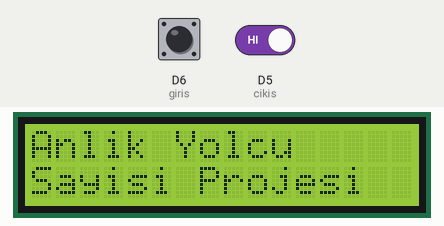
This sketch was run on a simulated ESP8266 (NodeMCU). On the bench: 16×2 character LCD. Inputs (shaded band) come from the test bench; at power-on: D6 (giris) HIGH, D5 (cikis) HIGH. WiFi joins after 1.5 s; servers stay silent unless stated.

Above: at 3.2 s.
3.3 s: D6 (giris) driven LOW
At 4.9 s:
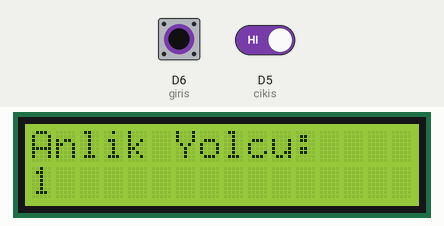
7.3 s: D5 (cikis) driven LOW
11.3 s: D6 (giris) driven HIGH
At 15.0 s:
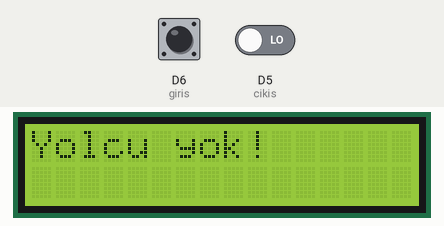
15.3 s: D6 (giris) pulsed LOW 2 times (0.12 s each, 0.3 s apart)
Timing chart, 0 to 18.3 s (numbered marks = the images above; inputs shaded):
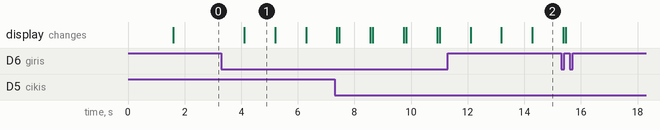

The sketch:

proje.ino
```cpp
#include  <ESP8266WiFi.h>
#include  <DNSServer.h>
#include  <ESP8266WebServer.h>
#include  <WiFiManager.h>
#include <LiquidCrystal_I2C.h>
#include <CayenneMQTTESP8266.h>

#define giris D6
#define cikis D5

char username[] = "9121bde0-2150-11eb-a2e4-b32ea624e442";
char password[] = "bc23f7fa76e2780f09c1c82dc6420dc0be5ed87f";
char clientID[] = "ef50ead0-2150-11eb-8779-7d56e82df461";

LiquidCrystal_I2C lcd(0x27, 16, 2);
int yolcuSayisi=0;

void wiFi()
{
  WiFiManager wifiManager;
  wifiManager.autoConnect ("AnlikYolcuAP");
}

void setup()
{
  wiFi();
  Cayenne.begin(username, password, clientID);
  lcd.begin();
  lcd.print("Anlik Yolcu");
  lcd.setCursor(0,1);
  lcd.print("Sayisi Projesi");
  delay(500);
  pinMode(giris, INPUT);
  pinMode(cikis, INPUT);
}

CAYENNE_OUT(0)
{
  Cayenne.virtualWrite(0, yolcuSayisi);
}

void GirisFonk()
{
  yolcuSayisi++;
  lcd.clear();
  if(yolcuSayisi <= 24)
  {
    lcd.print("Anlik Yolcu:");
    lcd.setCursor(0,1);
    lcd.print(yolcuSayisi);
  }
  else
  {
    lcd.print("MAKS YOLCU!");
    lcd.setCursor(0,1);
    lcd.print(yolcuSayisi);
  }
  delay(75);
}

void CikisFonk()
{
  if(yolcuSayisi > 0)
  {
    yolcuSayisi--;
    lcd.clear();
    if(yolcuSayisi != 0 && yolcuSayisi <=24)
    {
      lcd.print("Anlik Yolcu:");
      lcd.setCursor(0,1);
      lcd.print(yolcuSayisi);
    }
    else if (yolcuSayisi >= 25)
    {
      lcd.print("MAKS YOLCU!");
      lcd.setCursor(0,1);
      lcd.print(yolcuSayisi);
    }
    else
    {
      lcd.clear();
      lcd.print("Yolcu yok!");
    }
  }
  else
  {
    lcd.clear();
    lcd.print("Yolcu yok!");
  }
  delay(75);
}


void loop()
{
  int girisDeger = digitalRead(giris);
  int cikisDeger = digitalRead(cikis);

  if(girisDeger == LOW)
  {
    GirisFonk();
  }
  if(cikisDeger == LOW)
  {
    CikisFonk();
  }

  Cayenne.loop();
}
```

Measured:
- after the input at 3.3 s, the display: changes after 0.81 s (image 1)
- after the input at 11.3 s, the display: first changes after 0.80 s (image 2 shows a later state)
- what the display in image 1 shows lasts 1.1 s, from 4.1 s to 5.2 s
